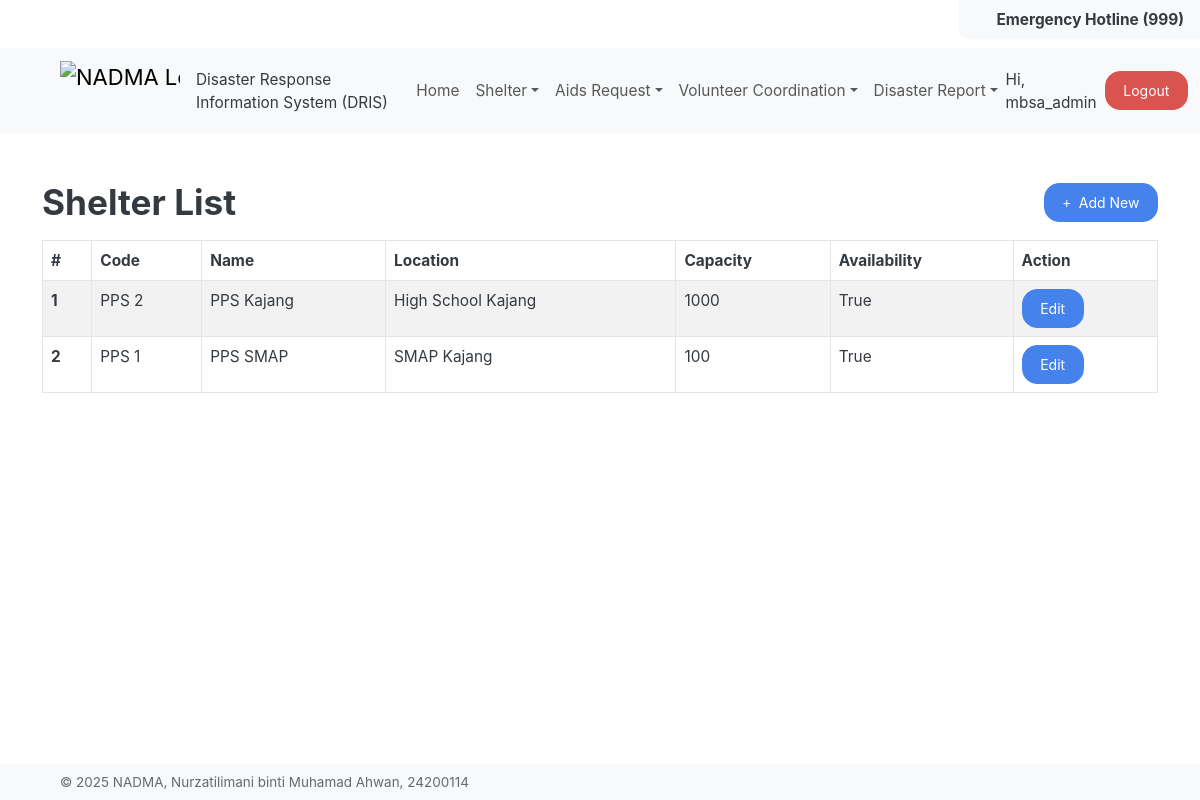
Page /shelter/list (signed in) on the committed database.
### UserManagement/models.py (models this page shows, shortened)
class CustomUser(AbstractUser):
    phone_number = models.CharField(max_length=15, blank=True, null=True)
    role = models.ForeignKey(Role, on_delete=models.SET_NULL, null=True, blank=True, related_name='users')
    created_at = models.DateTimeField(auto_now_add=True)

### ShelterDirectory/models.py (models this page shows, shortened)
class Shelter(models.Model):
    id= models.AutoField(primary_key=True)
    code = models.CharField(max_length=3, unique=True)
    name = models.CharField(max_length=100)
    location = models.TextField()
    capacity = models.IntegerField(default=0)
    availability = models.BooleanField(default=True)
    created_by = models.ForeignKey(Authority, on_delete=models.CASCADE, related_name='shelters_created',  null=True, blank=True)
    created_at = models.DateTimeField(auto_now_add=True)
    updated_by = models.ForeignKey(Authority, on_delete=models.CASCADE, related_name='shelters_updated', null=True, blank=True)
    updated_at = models.DateTimeField(auto_now=True)

### ShelterDirectory/views.py (the view, shortened to what this page needs)
# urls.py: path("list", ShelterDirectoryView.as_view(), name="shelter_list"),
class ShelterDirectoryView(View):
    def get(self, request):
        shelters = Shelter.objects.all()
        columns = get_columns()
        edit_id = request.GET.get('edit')
        show_modal = False
        fieldConfig = get_field_config()
        return render(request, 'shelter-directory/index.html', {
            'data': shelters,
            'columns': columns,
            'fieldConfig': fieldConfig,
            'show_modal': show_modal,
            'edit_id': edit_id or '',
        })

### ShelterDirectory/views.py (called while the page is built)
def get_columns():
    return [
        {'key': 'code', 'label': 'Code'},
        {'key': 'name', 'label': 'Name'},
        {'key': 'location', 'label': 'Location'},
        {'key': 'capacity', 'label': 'Capacity'},
        {'key': 'availability', 'label': 'Availability'},
        {
            'label': 'Action',
            'type': 'action',
            'actions': [
                {
                    'url_name': '',
                    'label': 'Edit',
                    'class': 'btn-primary'
                }
            ]
        }
    ]

### common/templatetags/shared_extras.py (called while the page is built)
@register.filter
def get_item(obj, key):
    if isinstance(obj, dict):
        return obj.get(key)
    return getattr(obj, key, None)

### templates/shelter-directory/index.html (shortened to what this page needs)
{% extends "base.html" %}
{% block content %}
  <div class="d-flex align-items-center mb-3">
    <h2 class="flex-grow-1 mb-0">Shelter List</h2>
    <a href="#" class="btn btn-primary ms-3" data-bs-toggle="modal" data-bs-target="#addShelterModal">
      <i class="fas fa-plus me-1"></i> Add New
    </a>
  </div>
  {% include "components/table/table.html" with columns=columns data=data %}
{% endblock %}

### templates/base/navigation.html (shortened to what this page needs)
{% load static %}
<nav class="navbar navbar-expand-lg bg-body-tertiary" data-bs-theme="light">
  <div class="container-fluid ms-5">
    <a class="navbar-brand" href="#">
      <img
        src="{% static 'img/nadma-logo.png' %}"
        alt="NADMA Logo"
        width="120"
        height="60"
        class="d-inline-block align-top"
      />
    </a>
    <span>Disaster Response Information System (DRIS)</span>
    <div class="collapse navbar-collapse ms-3" id="navbarColor01">
      <ul class="navbar-nav me-auto">
        <li class="nav-item">
          <a
            class="nav-link {% if request.path == '/' %}active{% endif %}"
            href="{% url 'home' %}"
          >
            Home
          </a>
        </li>
        <li class="nav-item dropdown">
          <a
            class="nav-link dropdown-toggle"
            data-bs-toggle="dropdown"
            href="#"
            role="button"
            aria-haspopup="true"
            aria-expanded="false"
            >Shelter</a
          >
        </li>
        {% if request.user.is_authenticated %}
          <li class="nav-item dropdown">
            <a
              class="nav-link dropdown-toggle"
              data-bs-toggle="dropdown"
              href="#"
              role="button"
              aria-haspopup="true"
              aria-expanded="false"
              >Aids Request</a
            >
          </li>
          <li class="nav-item dropdown">
            <a
              class="nav-link dropdown-toggle"
              data-bs-toggle="dropdown"
              href="#"
              role="button"
              aria-haspopup="true"
              aria-expanded="false"
              >Volunteer Coordination</a
            >
          </li>
             <li class="nav-item dropdown">
            <a
              class="nav-link dropdown-toggle"
              data-bs-toggle="dropdown"
              href="#"
              role="button"
              aria-haspopup="true"
              aria-expanded="false"
              >Disaster Report</a
            >
          </li>
        {% endif %}
      </ul>
  <div class="d-flex align-items-center">
  {% if not request.user.is_authenticated %}
    <a class="btn btn-success me-2" href="{% url 'auth:login' %}">Login</a>
    <a class="btn btn-primary" href="{% url 'auth:register' %}">Register</a>
  {% else %}
    <span class="me-2 align-middle">Hi, {{ request.user.username }}</span>
    <a class="btn btn-danger align-middle" href="{% url 'auth:logout' %}">Logout</a>
  {% endif %}
</div>
    </div>
  </div>
</nav>

### templates/components/table/table.html (shortened to what this page needs)
{% load shared_extras %}
<link rel="stylesheet" href="https://cdn.datatables.net/1.13.7/css/dataTables.bootstrap5.min.css"/>
<table id="datatable" class="table table-striped table-bordered">
  <thead>
    <tr>
      <th>#</th>
      {% for col in columns %}
        <th>{{ col.label }}</th>
      {% endfor %}
    </tr>
  </thead>
 <tbody>
    {% for row in data %}
      <tr>
        <th scope="row">{{ forloop.counter }}</th>
        {% for col in columns %}
          <td>
            {% if col.type == "action" %}
              {% for action in col.actions %}
                {% if action.label == "Edit" %}
                  <a href="?edit={{ row.id }}" class="btn {{ action.class|default:'btn-primary' }}">Edit</a>
                {% else %}
                  <a href="" class="btn btn-sm {{ action.class|default:'btn-primary' }}">{{ action.label }}</a>
                {% endif %}
              {% endfor %}
            {% else %}
              {{ row|get_item:col.key }}
            {% endif %}
          </td>
        {% endfor %}
      </tr>
    {% endfor %}
</tbody>
</table>

### rows in the picture
CustomUser: user.username "mbsa_admin"
Shelter: columns "PPS 2" "PPS Kajang" "High School Kajang" "1000" "True"
Shelter: columns "PPS 1" "PPS SMAP" "SMAP Kajang" "100" "True"

### other values in the picture
{{ col.label }} "Code" "Name" "Location" "Capacity" "Availability" "Action"
